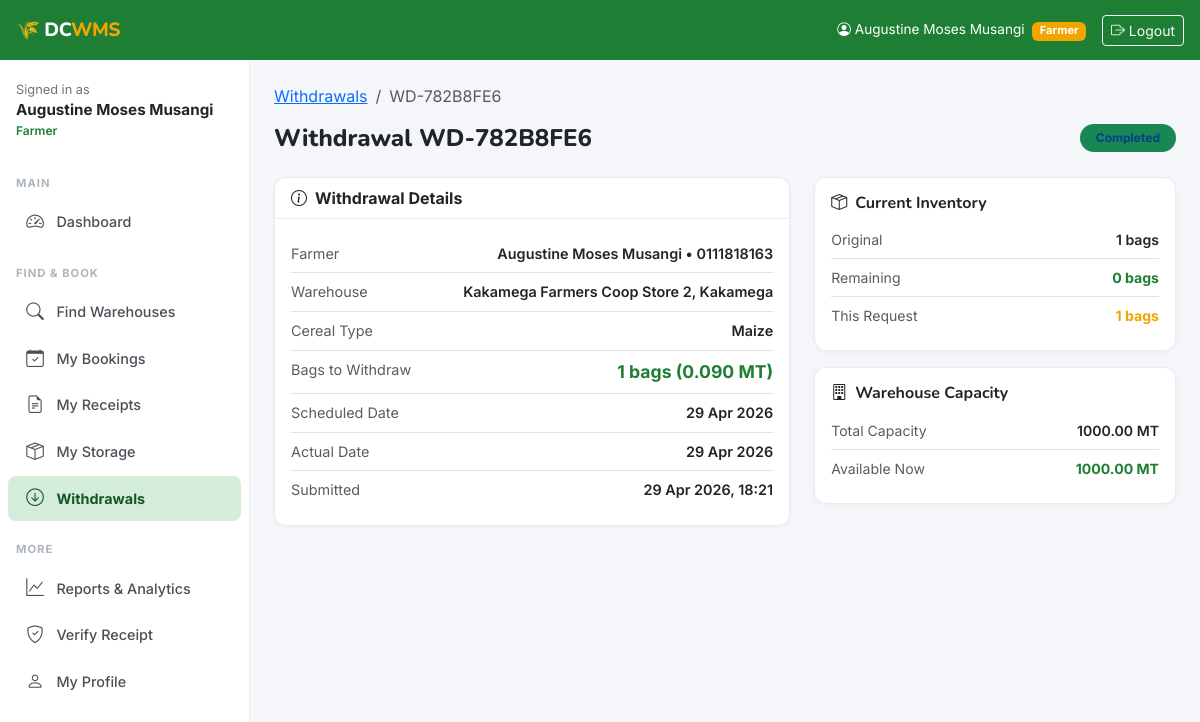
Page /withdrawals/3/ (signed in) on the committed database.
### accounts/models.py (models this page shows, shortened)
class User(AbstractUser):
    ROLE_FARMER = 'farmer'
    ROLE_OPERATOR = 'operator'
    ROLE_ADMIN = 'admin'
    ROLE_CHOICES = [
        (ROLE_FARMER, 'Farmer'),
        (ROLE_OPERATOR, 'Warehouse Operator'),
        (ROLE_ADMIN, 'Admin'),
    ]
    role = models.CharField(max_length=20, choices=ROLE_CHOICES, default=ROLE_FARMER)
    phone_number = models.CharField(max_length=15, blank=True)
    national_id = models.CharField(max_length=20, blank=True, unique=True, null=True)
    county = models.CharField(max_length=100, blank=True)
    sub_county = models.CharField(max_length=100, blank=True)
    village = models.CharField(max_length=100, blank=True)
    profile_photo = models.ImageField(upload_to='profiles/', blank=True, null=True)
    is_verified = models.BooleanField(default=False)
    created_at = models.DateTimeField(auto_now_add=True)
    updated_at = models.DateTimeField(auto_now=True)
    class Meta:
        verbose_name = 'User'
        verbose_name_plural = 'Users'
    @property
    def is_farmer(self):
        return self.role == self.ROLE_FARMER
    @property
    def is_operator(self):
        return self.role == self.ROLE_OPERATOR
    @property
    def is_admin_user(self):
        return self.role == self.ROLE_ADMIN or self.is_superuser

### withdrawals/models.py (models this page shows, shortened)
class Withdrawal(models.Model):
    STATUS_SCHEDULED = 'scheduled'
    STATUS_ACCEPTED = 'accepted'
    STATUS_APPROVED = 'approved'
    STATUS_COMPLETED = 'completed'
    STATUS_REJECTED = 'rejected'
    STATUS_CANCELLED = 'cancelled'
    STATUS_CHOICES = [
        (STATUS_SCHEDULED, 'Scheduled'),
        (STATUS_ACCEPTED, 'Accepted'),
        (STATUS_APPROVED, 'Approved'),
        (STATUS_COMPLETED, 'Completed'),
        (STATUS_REJECTED, 'Rejected'),
        (STATUS_CANCELLED, 'Cancelled'),
    ]
    withdrawal_reference = models.UUIDField(default=uuid.uuid4, editable=False, unique=True)
    farmer = models.ForeignKey(
        settings.AUTH_USER_MODEL, on_delete=models.CASCADE,
        related_name='withdrawals', limit_choices_to={'role': 'farmer'}
    )
    warehouse = models.ForeignKey('warehouses.Warehouse', on_delete=models.CASCADE, related_name='withdrawals')
    inventory_record = models.ForeignKey('inventory.InventoryRecord', on_delete=models.CASCADE, related_name='withdrawals')
    booking = models.ForeignKey('bookings.Booking', on_delete=models.CASCADE, related_name='withdrawals')
    bags_to_withdraw = models.IntegerField(validators=[MinValueValidator(1)])
    mt_to_withdraw = models.DecimalField(max_digits=8, decimal_places=3)
    scheduled_date = models.DateField()
    actual_withdrawal_date = models.DateField(null=True, blank=True)
    status = models.CharField(max_length=20, choices=STATUS_CHOICES, default=STATUS_SCHEDULED)
    farmer_notes = models.TextField(blank=True)
    operator_notes = models.TextField(blank=True, null=True)
    rejection_reason = models.TextField(blank=True, null=True)
    accepted_by = models.ForeignKey(settings.AUTH_USER_MODEL, on_delete=models.SET_NULL, null=True, blank=True, related_name='accepted_withdrawals')
    accepted_at = models.DateTimeField(null=True, blank=True)
    created_at = models.DateTimeField(auto_now_add=True)
    updated_at = models.DateTimeField(auto_now=True)
    class Meta:
        ordering = ['-created_at']
    @property
    def withdrawal_ref_short(self):
        return f"WD-{str(self.withdrawal_reference)[:8].upper()}"

### warehouses/models.py (models this page shows, shortened)
class Warehouse(models.Model):
    operator = models.ForeignKey(
        settings.AUTH_USER_MODEL,
        on_delete=models.CASCADE,
        related_name='warehouses',
        limit_choices_to={'role': 'operator'}
    )
    name = models.CharField(max_length=200)
    registration_number = models.CharField(max_length=50, unique=True, blank=True)
    county = models.CharField(max_length=100, choices=COUNTY_CHOICES)
    sub_county = models.CharField(max_length=100)
    village = models.CharField(max_length=100, blank=True)
    physical_address = models.TextField()
    latitude = models.DecimalField(max_digits=9, decimal_places=6, null=True, blank=True)
    longitude = models.DecimalField(max_digits=9, decimal_places=6, null=True, blank=True)
    total_capacity_mt = models.DecimalField(
        max_digits=10, decimal_places=2,
        validators=[MinValueValidator(0.01)],
        help_text="Total capacity in metric tonnes"
    )
    available_capacity_mt = models.DecimalField(
        max_digits=10, decimal_places=2,
        validators=[MinValueValidator(0)],
        help_text="Currently available capacity in metric tonnes"
    )
    storage_type = models.CharField(max_length=20, choices=STORAGE_TYPE_CHOICES, default='bagged')
    certification_status = models.CharField(max_length=20, choices=CERTIFICATION_CHOICES, default='wrsc')
    certification_expiry = models.DateField(null=True, blank=True)
    has_pest_control = models.BooleanField(default=True)
    has_moisture_control = models.BooleanField(default=False)
    has_security = models.BooleanField(default=True)
    has_fumigation = models.BooleanField(default=False)
    accepts_wrs = models.BooleanField(default=True, verbose_name="Accepts WRS Receipts")
    contact_phone = models.CharField(max_length=15)
    contact_email = models.EmailField(blank=True)
    storage_fee_per_bag_month = models.DecimalField(
        max_digits=8, decimal_places=2, default=50.00,
        help_text="KES per 90kg bag per month"
    )
    is_active = models.BooleanField(default=True)
    created_at = models.DateTimeField(auto_now_add=True)
    updated_at = models.DateTimeField(auto_now=True)
    class Meta:
        ordering = ['-created_at']
        verbose_name = 'Warehouse'
        verbose_name_plural = 'Warehouses'

### inventory/models.py (models this page shows, shortened)
class InventoryRecord(models.Model):
    STATUS_CHOICES = [
        ('stored', 'In Storage'),
        ('partial_withdrawn', 'Partially Withdrawn'),
        ('fully_withdrawn', 'Fully Withdrawn'),
        ('spoiled', 'Spoiled/Condemned'),
    ]
    warehouse = models.ForeignKey('warehouses.Warehouse', on_delete=models.CASCADE, related_name='inventory')
    farmer = models.ForeignKey(settings.AUTH_USER_MODEL, on_delete=models.CASCADE, related_name='inventory')
    booking = models.OneToOneField('bookings.Booking', on_delete=models.CASCADE, related_name='inventory_record', null=True, blank=True)
    cereal_type = models.CharField(max_length=30)
    quantity_bags = models.IntegerField()
    quantity_mt = models.DecimalField(max_digits=8, decimal_places=3)
    remaining_bags = models.IntegerField()
    remaining_mt = models.DecimalField(max_digits=8, decimal_places=3)
    status = models.CharField(max_length=30, choices=STATUS_CHOICES, default='stored')
    date_stored = models.DateField(auto_now_add=True)
    last_updated = models.DateTimeField(auto_now=True)
    notes = models.TextField(blank=True)
    class Meta:
        ordering = ['-date_stored']

### withdrawals/views.py (the view)
# urls.py: path('<int:pk>/', views.withdrawal_detail, name='detail'),
@login_required
def withdrawal_detail(request, pk):
    user = request.user
    if user.is_farmer:
        withdrawal = get_object_or_404(Withdrawal, pk=pk, farmer=user)
    elif user.is_operator:
        withdrawal = get_object_or_404(Withdrawal, pk=pk, warehouse__operator=user)
    else:
        withdrawal = get_object_or_404(Withdrawal, pk=pk)
    return render(request, 'withdrawals/detail.html', {'withdrawal': withdrawal})

### templates/withdrawals/detail.html (shortened to what this page needs)
{% extends 'base.html' %}
{% block content %}
<div class="mb-4">
  <nav aria-label="breadcrumb"><ol class="breadcrumb">
    <li class="breadcrumb-item"><a href="{% url 'withdrawals:list' %}">Withdrawals</a></li>
    <li class="breadcrumb-item active">{{ withdrawal.withdrawal_ref_short }}</li>
  </ol></nav>
  <div class="d-flex justify-content-between align-items-center">
    <h4 class="mb-0" style="font-family:'Nunito',sans-serif;font-weight:800;">Withdrawal {{ withdrawal.withdrawal_ref_short }}</h4>
    <span class="badge badge-{{ withdrawal.status }} rounded-pill px-3 py-2">{{ withdrawal.get_status_display }}</span>
  </div>
</div>
<div class="row g-4">
  <div class="col-md-7">
    <div class="card mb-4">
      <div class="card-header"><i class="bi bi-info-circle me-2"></i>Withdrawal Details</div>
      <div class="card-body" style="font-size:.9rem;">
        <div class="d-flex justify-content-between py-2 border-bottom"><span class="text-muted">Farmer</span><span class="fw-semibold">{{ withdrawal.farmer.get_full_name }} &bull; {{ withdrawal.farmer.phone_number }}</span></div>
        <div class="d-flex justify-content-between py-2 border-bottom"><span class="text-muted">Warehouse</span><span class="fw-semibold">{{ withdrawal.warehouse.name }}, {{ withdrawal.warehouse.county }}</span></div>
        <div class="d-flex justify-content-between py-2 border-bottom"><span class="text-muted">Cereal Type</span><span class="fw-semibold text-capitalize">{{ withdrawal.inventory_record.cereal_type }}</span></div>
        <div class="d-flex justify-content-between py-2 border-bottom"><span class="text-muted">Bags to Withdraw</span><span class="fw-bold" style="color:#1e7e34;font-size:1.1rem;">{{ withdrawal.bags_to_withdraw }} bags ({{ withdrawal.mt_to_withdraw }} MT)</span></div>
        <div class="d-flex justify-content-between py-2 border-bottom"><span class="text-muted">Scheduled Date</span><span class="fw-semibold">{{ withdrawal.scheduled_date|date:"d M Y" }}</span></div>
        {% if withdrawal.actual_withdrawal_date %}<div class="d-flex justify-content-between py-2 border-bottom"><span class="text-muted">Actual Date</span><span class="fw-semibold">{{ withdrawal.actual_withdrawal_date|date:"d M Y" }}</span></div>{% endif %}
        <div class="d-flex justify-content-between py-2"><span class="text-muted">Submitted</span><span class="fw-semibold">{{ withdrawal.created_at|date:"d M Y, H:i" }}</span></div>
      </div>
    </div>
  </div>
  <div class="col-md-5">
    <div class="card mb-3">
      <div class="card-body">
        <h6 class="fw-bold"><i class="bi bi-box-seam me-2"></i>Current Inventory</h6>
        <div style="font-size:.88rem;" id="inventoryInfo">
          <div class="d-flex justify-content-between py-2 border-bottom"><span class="text-muted">Original</span><span class="fw-semibold">{{ withdrawal.inventory_record.quantity_bags }} bags</span></div>
          <div class="d-flex justify-content-between py-2 border-bottom"><span class="text-muted">Remaining</span><span class="fw-bold" style="color:#1e7e34;" id="remainingBags">{{ withdrawal.inventory_record.remaining_bags }} bags</span></div>
          <div class="d-flex justify-content-between py-2"><span class="text-muted">This Request</span><span class="fw-bold" style="color:#f0a500;">{{ withdrawal.bags_to_withdraw }} bags</span></div>
        </div>
      </div>
    </div>
    <div class="card" id="warehouseCapacityCard">
      <div class="card-body">
        <h6 class="fw-bold"><i class="bi bi-building me-2"></i>Warehouse Capacity</h6>
        <div style="font-size:.88rem;">
          <div class="d-flex justify-content-between py-2 border-bottom"><span class="text-muted">Total Capacity</span><span class="fw-semibold">{{ withdrawal.warehouse.total_capacity_mt }} MT</span></div>
          <div class="d-flex justify-content-between py-2"><span class="text-muted">Available Now</span><span class="fw-bold" style="color:#1e7e34;" id="availableCapacity">{{ withdrawal.warehouse.available_capacity_mt }} MT</span></div>
        </div>
      </div>
    </div>
  </div>
</div>
{% endblock %}

### templates/base.html (shortened to what this page needs)
<!DOCTYPE html>
<html lang="en">
<head>
  <link href="https://cdn.jsdelivr.net/npm/bootstrap@5.3.0/dist/css/bootstrap.min.css" rel="stylesheet">
  <link href="https://cdn.jsdelivr.net/npm/bootstrap-icons@1.11.0/font/bootstrap-icons.css" rel="stylesheet">
</head>
<body>
<div class="topbar">
  <a href="{% url 'dashboard:home' %}" class="brand">🌾 DC<span>WMS</span></a>
  <div class="topbar-right">
    {% if user.is_authenticated %}
      <span class="d-none d-md-inline" style="font-size:.85rem;">
        <i class="bi bi-person-circle me-1"></i>{{ user.get_full_name|default:user.username }}
        <span class="badge ms-1" style="background:var(--amber);font-size:.7rem;">{{ user.get_role_display }}</span>
      </span>
      <a href="{% url 'accounts:logout' %}" class="btn btn-sm btn-outline-light">
        <i class="bi bi-box-arrow-right"></i> <span class="d-none d-md-inline">Logout</span>
      </a>
    {% else %}
      <a href="{% url 'accounts:login' %}" class="btn btn-sm btn-outline-light">Login</a>
    {% endif %}
  </div>
</div>
{% if user.is_authenticated %}
<nav class="sidebar" id="sidebar">
  <div class="p-3 mt-1">
    <div style="font-size:.8rem;color:#6c757d;">Signed in as</div>
    <div style="font-weight:700;font-size:.95rem;">{{ user.get_full_name|default:user.username }}</div>
    <div style="font-size:.75rem;color:var(--green-primary);font-weight:600;">{{ user.get_role_display }}</div>
  </div>
  <div class="nav-label">Main</div>
  <a href="{% url 'dashboard:home' %}" class="nav-link {% if request.resolver_match.namespace == 'dashboard' %}active{% endif %}">
    <i class="bi bi-speedometer2"></i> Dashboard
  </a>
  {% if user.is_farmer or user.is_admin_user %}
  <div class="nav-label">Find & Book</div>
  <a href="{% url 'warehouses:finder' %}" class="nav-link {% if request.resolver_match.namespace == 'warehouses' and 'finder' in request.path %}active{% endif %}">
    <i class="bi bi-search"></i> Find Warehouses
  </a>
  <a href="{% url 'bookings:list' %}" class="nav-link {% if request.resolver_match.namespace == 'bookings' %}active{% endif %}">
    <i class="bi bi-calendar-check"></i> My Bookings
  </a>
  <a href="{% url 'receipts:list' %}" class="nav-link {% if request.resolver_match.namespace == 'receipts' %}active{% endif %}">
    <i class="bi bi-file-earmark-text"></i> My Receipts
  </a>
  <a href="{% url 'inventory:list' %}" class="nav-link {% if request.resolver_match.namespace == 'inventory' %}active{% endif %}">
    <i class="bi bi-box-seam"></i> My Storage
  </a>
  <a href="{% url 'withdrawals:list' %}" class="nav-link {% if request.resolver_match.namespace == 'withdrawals' %}active{% endif %}">
    <i class="bi bi-arrow-down-circle"></i> Withdrawals
  </a>
  {% endif %}
  <div class="nav-label">More</div>
  <a href="{% url 'reports:home' %}" class="nav-link {% if request.resolver_match.namespace == 'reports' %}active{% endif %}">
    <i class="bi bi-graph-up"></i> Reports & Analytics
  </a>
  <a href="{% url 'receipts:verify' %}" class="nav-link">
    <i class="bi bi-shield-check"></i> Verify Receipt
  </a>
  <a href="{% url 'accounts:profile' %}" class="nav-link">
    <i class="bi bi-person"></i> My Profile
  </a>
</nav>
{% endif %}
<main class="main-content {% if not user.is_authenticated %}ms-0{% endif %}">
  {% block content %}{% endblock %}
</main>
</body>
</html>

### rows in the picture
User: get_full_name "Augustine Moses Musangi", role "Farmer"
Withdrawal: withdrawal_ref_short "WD-782B8FE6", status "Completed", farmer.get_full_name "Augustine Moses Musangi", farmer.phone_number "0111818163", warehouse.name "Kakamega Farmers Coop Store 2", warehouse.county "Kakamega", inventory_record.cereal_type "Maize", bags_to_withdraw "1", mt_to_withdraw "0.090", scheduled_date "29 Apr 2026", actual_withdrawal_date "29 Apr 2026", created_at "29 Apr 2026, 18:21", inventory_record.quantity_bags "1", inventory_record.remaining_bags "0", warehouse.total_capacity_mt "1000.00", warehouse.available_capacity_mt "1000.00"
